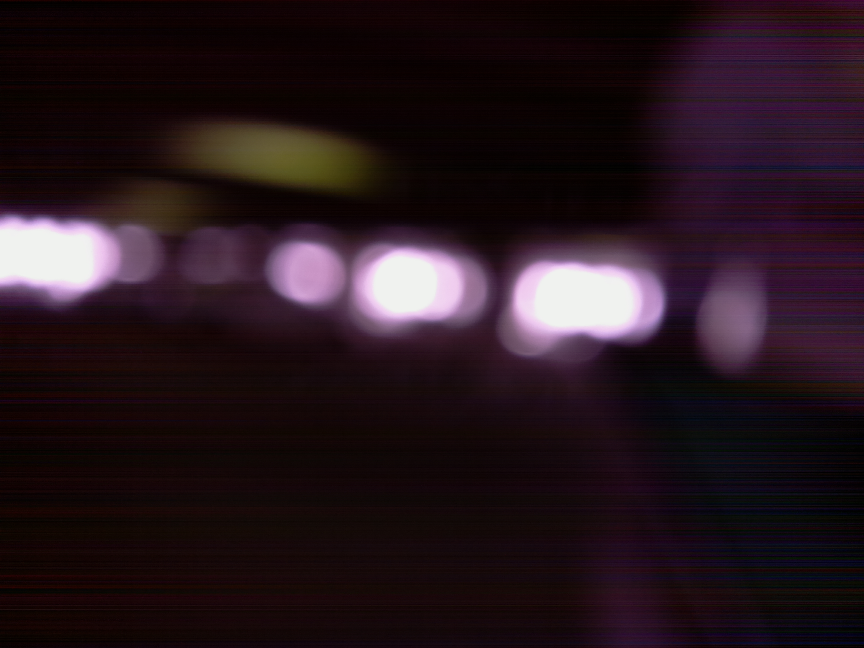
#> input picture garagepic/image.jpg, 2592 x 1944 px, given in place of the camera (shown at 1/3 size)
$ python motionDetec.py
#> lines starting #> are read from the running program, lines starting #| are printed output that depends on the picture; after the words box and inside, x2 and y2 are one past the last pixel; in counts of white or black regions, pixels touching at a corner belong together
import os
import cv2
import sys
import time

DELTA_COUNT_THRESHOLD = 1000
color = [0,255,0]
rectangle = False

def delta_images(t0, t1, t2):
    # Return the Absolute difference of t2 and t0
    d1 = cv2.absdiff(t0, t1)
    return d1

for cn in range(0,3):
    cam = cv2.VideoCapture(cn)
    if cam.isOpened():
        break

cam.set(3, 640)
cam.set(4, 480)

winName = "image diff"
cv2.namedWindow(winName)

# Fill the queue.
t_minus = cam.read()[1]
#> t_minus is the input picture: shape (1944, 2592, 3); mean B, G, R 29.6, 23.1, 38.3
t_now = cam.read()[1]
t_plus = cam.read()[1]
t_now = cv2.resize(t_now, (640, 480))
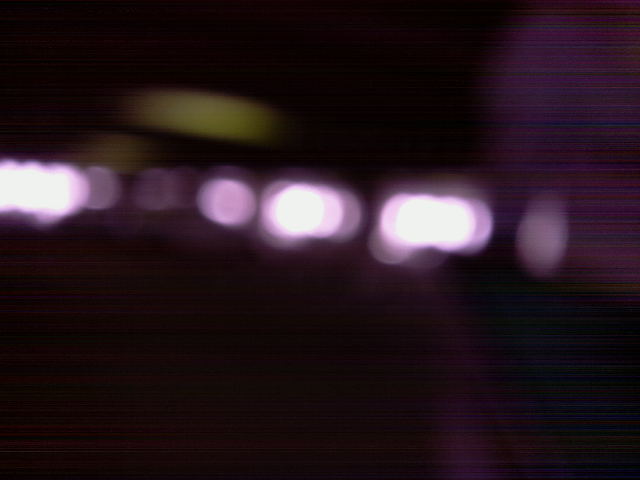
#> t_now: shape (480, 640, 3); mean B, G, R 29.6, 23, 38.2
t_minus = cv2.resize(t_minus, (640, 480))
t_plus = cv2.resize(t_plus, (640, 480))
delta_count_last = 1

try:
    os.mkdir("MOVEMENT_FRAMES")
except:
    pass

start_time = time.time()
record_video_state = False
while True:
    delta_view = delta_images(t_minus, t_now, t_plus)
#> in delta_images, `d1 = cv2.absdiff(t0, t1)`: d1: shape (480, 640, 3); every value is 0
    retval, delta_view = cv2.threshold(delta_view, 16, 255, 3)
    cv2.normalize(delta_view, delta_view, 0, 255, cv2.NORM_MINMAX)
    img_count_view = cv2.cvtColor(delta_view, cv2.COLOR_RGB2GRAY)
#> img_count_view: shape (480, 640); every value is 0
    delta_count = cv2.countNonZero(img_count_view)
#> delta_count = 0
    delta_view = cv2.flip(delta_view, 1)
    cv2.putText(delta_view, "DELTA: %d"%(delta_count), (5, 15), cv2.FONT_HERSHEY_PLAIN, 0.8, (255,255,255))
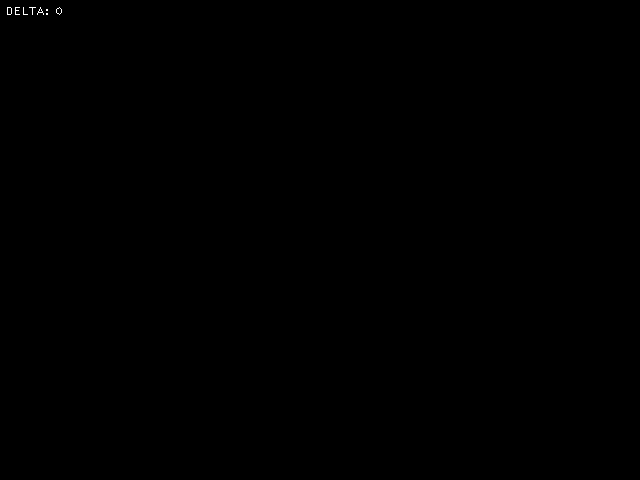
#> delta_view: shape (480, 640, 3); 0.03% white in thin lines or dots, all inside (x1, y1, x2, y2) = (7, 7, 62, 15)
    cv2.imshow(winName, delta_view)
    if (delta_count_last < DELTA_COUNT_THRESHOLD and delta_count >= DELTA_COUNT_THRESHOLD):
        record_video_state = True
        rectangle = True
        sys.stdout.write("MOVEMENT %f\n" % time.time())
        sys.stdout.flush()
    now=time.time()
    if record_video_state == True:
        cv2.imwrite('MOVEMENT_FRAMES/movement-pong-%f.png' % (now-start_time),delta_view)
    delta_count_last = delta_count
#> delta_count_last = 0
    t_minus = t_now
    t_now = t_plus
    t_plus = cam.read()[1]
    t_plus = cv2.blur(t_plus,(8,8))
    t_plus = cv2.resize(t_plus, (640, 480))
#> t_plus: shape (480, 640, 3)

    # Wait up to 10ms for a key press.
    # If the key is the ESC or 'q' then quit.
    key = cv2.waitKey(5)
#> (key q is pressed here)
    if key == 0x1b or key == ord('q'):
        cv2.destroyWindow(winName)
        break
